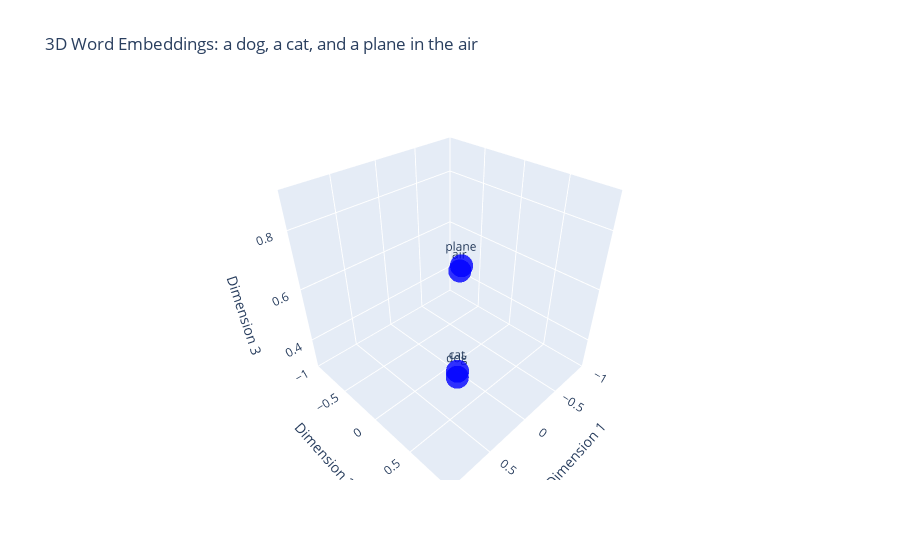

The code cell stored with this chart in its notebook:
### Markdown cell above
## Numerical Representations of Text

As we have seen until now, we generally cannot work with text data directly using machine learning algorithms. We need to convert the text into numerical representations first. But this raises several questions:

- How to represent text numerically? Our current approach relies on counting words but is this the best way?
- What information to keep and what to discard?
- How to evaluate the quality of the representation?

Our first approach will be the Bag-of-Words (BoW) model but we want to preview the more modern approaches as well.

The recent advances in large language models (LLMs) based on transformer architectures have turned out to be very successful in a wide range of natural language processing tasks (you are likely talking to some form of a transformer almost every day!).

These models run on numerical representations of tokens (think about words for now) called embeddings. For example, we can assign each word a vector of 3 numbers (3-dimensional embedding). This is not useful in practice but is easy to visualize.

The reason why embeddings are useful is that they fit very well with the computer 
hardware which is designed to work with numbers (addition, multiplication, etc.).

### Code cell
import numpy as np
from plotly.subplots import make_subplots

import plotly.graph_objects as go

# Words given
words = ["dog", "cat", "plane", "air"]

e_dog = np.array([0.1, 0.2, 0.3])
e_cat = np.array([0.15, 0.25, 0.35])
e_plane = np.array([0.7, 0.8, 0.9])
e_air = np.array([0.4, 0.5, 0.8])

embeddings = np.array([e_dog, e_cat, e_plane, e_air])
fig = make_subplots(rows=1, cols=1, specs=[[{'type': 'scatter3d'}]])
fig.add_trace(
    go.Scatter3d(
        x=embeddings[:, 0],
        y=embeddings[:, 1],
        z=embeddings[:, 2],
        mode='markers+text',
        text=words,
        textposition='top center',
        marker=dict(
            size=8,
            color='blue',
            opacity=0.8
        )
    ),
    row=1, col=1
)

fig.update_layout(
    title="3D Word Embeddings: a dog, a cat, and a plane in the air",
    scene=dict(
        xaxis_title='Dimension 1',
        yaxis_title='Dimension 2',
        zaxis_title='Dimension 3',
        xaxis=dict(nticks=10, range=[-1, 1]),
        yaxis=dict(nticks=10, range=[-1, 1]),
    )
)

fig.show()

### Figure 1 — Plotly figure (JSON) as saved in the notebook; plotly's stock layout.template omitted (floating-point values rounded to 4 significant figures)
{"data": [{"marker": {"color": "blue", "opacity": 0.8, "size": 8}, "mode": "markers+text", "scene": "scene", "text": ["dog", "cat", "plane", "air"], "textposition": "top center", "type": "scatter3d", "x": [0.1, 0.15, 0.7, 0.4], "y": [0.2, 0.25, 0.8, 0.5], "z": [0.3, 0.35, 0.9, 0.8]}], "layout": {"scene": {"domain": {"x": [0, 1], "y": [0, 1]}, "xaxis": {"nticks": 10, "range": [-1, 1], "title": {"text": "Dimension 1"}}, "yaxis": {"nticks": 10, "range": [-1, 1], "title": {"text": "Dimension 2"}}, "zaxis": {"title": {"text": "Dimension 3"}}}, "title": {"text": "3D Word Embeddings: a dog, a cat, and a plane in the air"}}}
